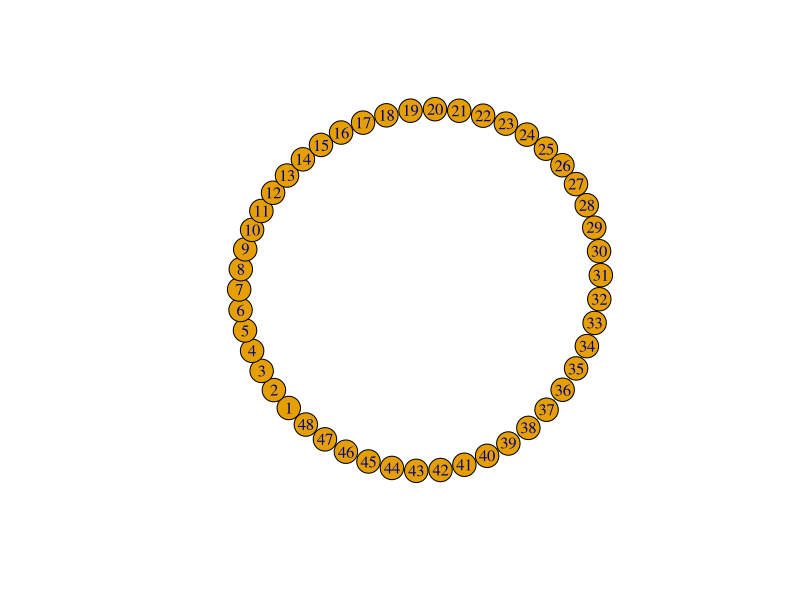
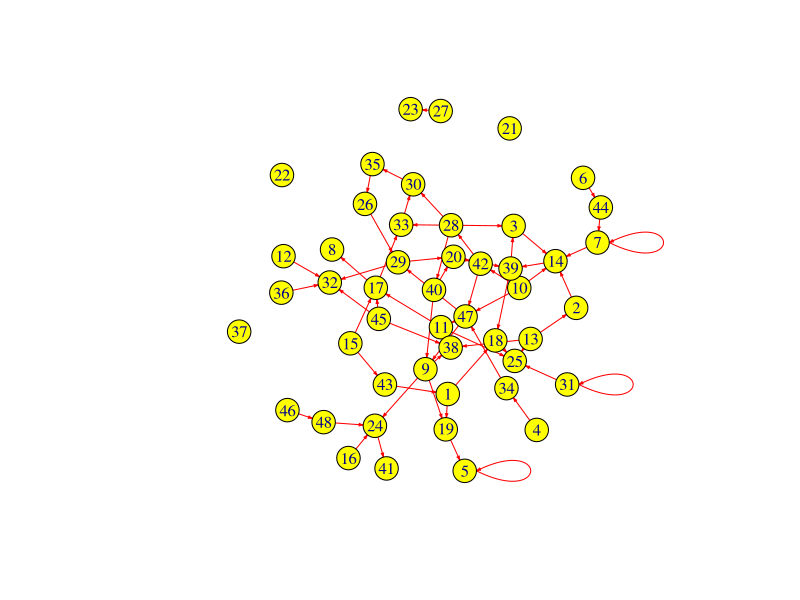
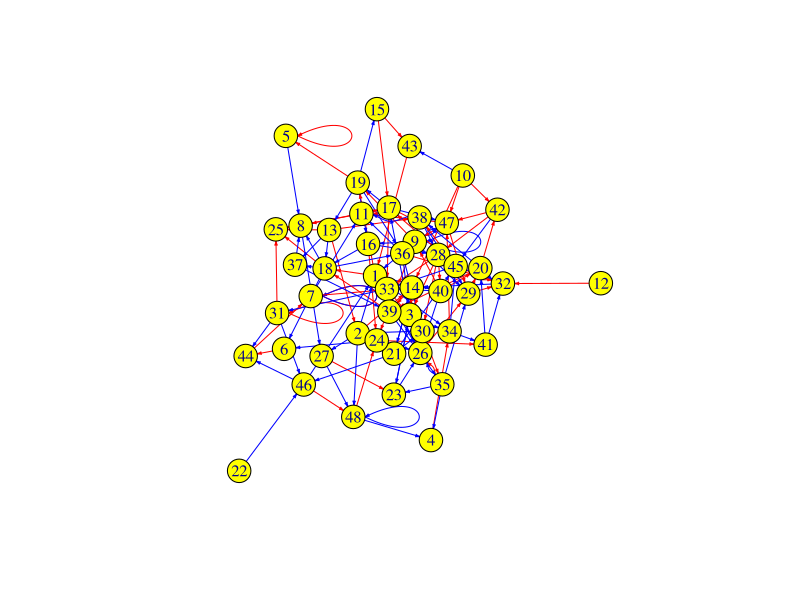
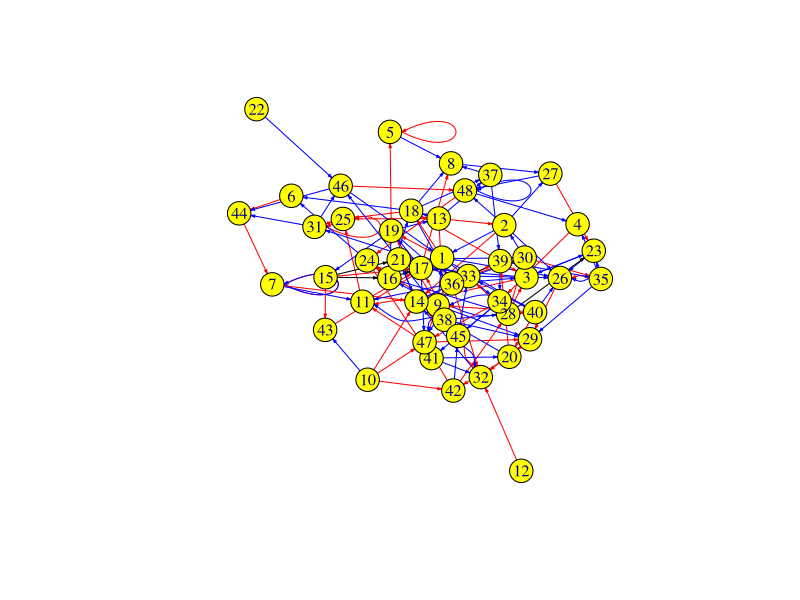
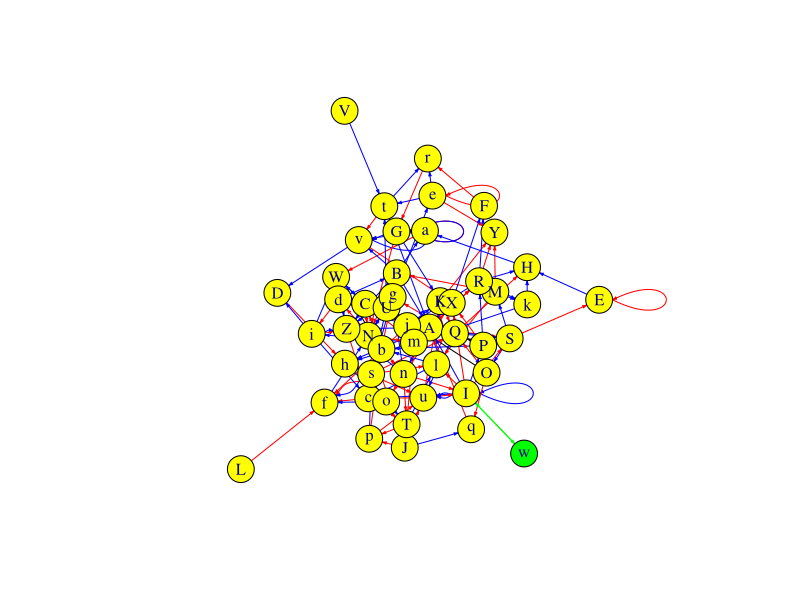
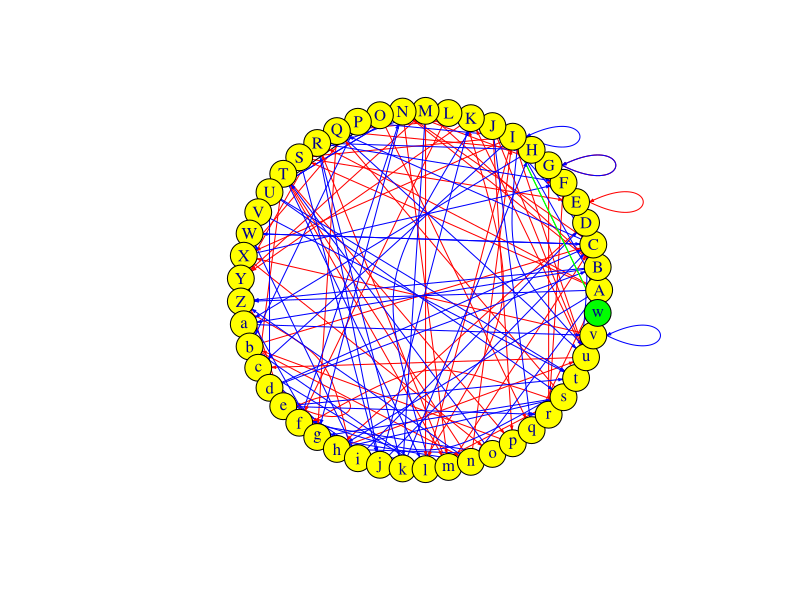
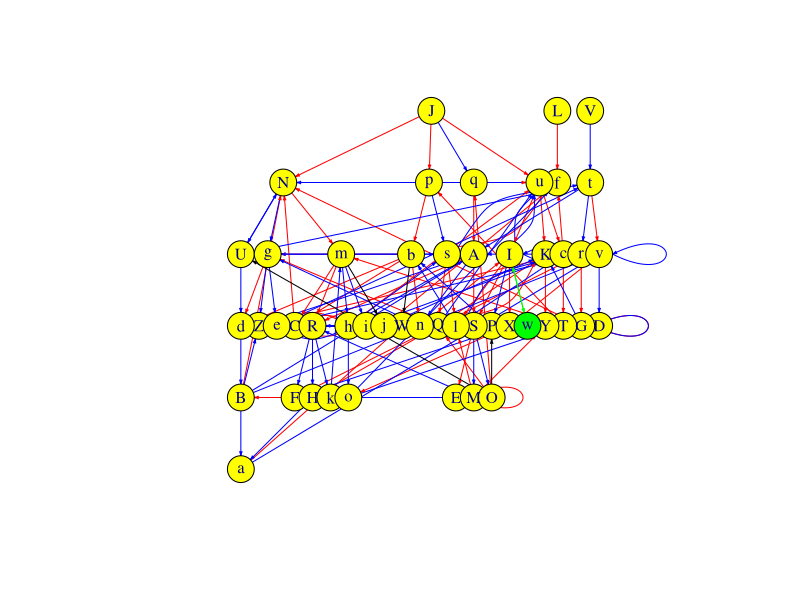
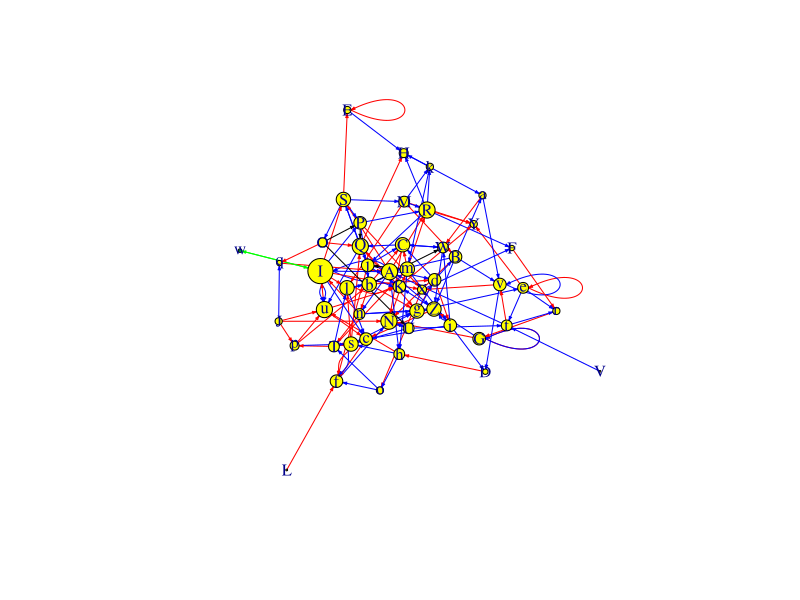

Source code (R) for these figures, in order:
library(igraph)

N<-8

# 1. Создайте кольцевой граф g со случайным числом вершин G_size (от N+10 до (N/10+5)^2+5N). Выведите 
# число ребер и вершин этого графа. Постройте граф, выведите его матрицу смежности.
G_size<-sample((N+10):((N%/%10+5)**2+5*N), 1)
g<-graph.ring(n=G_size)
ecount(g)
vcount(g)
plot(g, edge.arrow.size=.2, vertex.size=13)
g[]

# 2. Создайте граф g1 из пустого графа с числом вершин G_size желтого цвета. Добавьте ему 8N случайных 
# ребер, сформированных из вектора вершин, окрасьте ребра красным цветом, нарисуйте граф и выведите его 
# матрицу смежности. Добавьте графу g1 еще 10N случайных ребер, сформированных из вектора вершин, 
# окрасьте ребра синим цветом, нарисуйте граф и выведите его матрицу смежности.
g1<-graph.empty()+vertices(1:G_size, color='yellow')
g1<-g1+edges(sample(V(g1), 2*8*N, replace=TRUE), color='red')
plot(g1, edge.arrow.size=.2, vertex.size=13)
# g1[]
g1<-g1+edges(sample(V(g1), 2*10*N, replace=TRUE), color='blue')
plot(g1, edge.arrow.size=.2, vertex.size=13)
# g1[]

# 3. Добавьте ребра между вершиной 2N+23 и 2N+20, 2N+12 и N+15, 2N-1 и N+8, 2N и 2N+1, N+7 и N+13, окрасьте 
# их в черный цвет (предварительно проверьте существуют ли такие вершины – функцией %in% либо match, для 
# несуществующих вершин ребра не добавляйте). Нарисуйте граф. Выведите соседей N-й вершины, ребра, 
# инцидентные этой вершине. Соединены ли вершины N+10 и N+12? Выведите матрицу смежности.
v<-c(2*N+23, 2*N+20, 2*N+12, N+15, 2*N-1, N+8, 2*N, 2*N+1, N+7, N+13)
for (i in seq(1, length(v), 2)) {
  if (v[i] %in% V(g1) && v[i+1] %in% V(g1)) {
    g1<-add.edges(g1, c(v[i],v[i+1]), color='black')
  }
}
plot(g1, edge.arrow.size=.2, vertex.size=13)
neighbors(g1, V(g1)[N], mode='out')
incident(g1, V(g1)[N], mode='all')
if ((N+10) %in% V(g1) && (N+12) %in% V(g1)) {
  are.connected(g1, V(g1)[N+10], V(g1)[N+12])
}
# g1[]

# 4. Добавьте еще одну вершину и подключите ее к той, которая имеет наибольшее количество связанных с ней 
# узлов. Присвойте имена всем вершинам (например, буквы в алфавитном порядке – используйте заглавные и, 
# если не хватит, строчные буквы). Выведите матрицу смежности. Выберите вершины, для которых значение 
# связности меньше 5 и больше 2.
x<-length(V(g1))+1
g1<-g1+vertices(x, color='green')
deg<-degree(g1, mode='all')
for (i in which(deg==max(deg))) {
  g1<-g1+edges(c(x,i, i,x), color='green')
}
v<-c(toupper(letters[1:26]), tolower(letters[1:26]))
mn<-min(length(V(g1)), length(v))
g1<-set_vertex_attr(g1, 'name', 1:mn, v[1:mn])
plot(g1, edge.arrow.size=.2, vertex.size1=13)
# g1[]
v<-names(V(g1))
deg<-degree(g1, mode='all')
v[which(deg<5&deg>2)]

# 5. Испробуйте алгоритмы размещения Вашего графа (in_circle, as_tree, lattice). Результаты включить в 
# отчет.
coords<-layout_(g1, in_circle())
plot(g1, layout=coords, edge.arrow.size=.2)
coords<-layout_(g1, as_tree())
plot(g1, layout=coords, edge.arrow.size=.2)

# 6. Выполните измерение диаметра графа g1, выведите список самых коротких путей для каждой вершины и 
# откалибруйте величины вершин согласно их степеней.
diameter(g1)
all_shortest_paths(g1, 1, to=V(g1), mode='all', weights=NULL)
deg<-degree(g1, mode='all')
plot(g1, edge.arrow.size=.2, vertex.size=deg)

g<-graph.lattice(length=100,dim=1,nei=5, circular = TRUE)
plot(g,vertex.size=2,vertex.label=NA,layout=layout.kamada.kawai)


#7.На банкет были приглашены N VIP Персон (ОВП). Были поставлены 2 стола. 
#Столы достаточно большие, чтобы все посетители банкета могли сесть за любой из них. 
#Проблема заключается в том, что некоторые VIP не ладят друг с другом и не могут сидеть за одним столом
#Вас попросили определить, возможно ли всех VIP рассадить за двумя столами. 

#I, J, означающие, что пара I и J не может сидеть за одним столом):
z <-c(5,3,1,2,1,3,4,5)
N <- z[1]
M <- z[2]
edges <- z[-match(c(N, M), z)]
g <- graph(edges, n=N, directed = FALSE)
plot(g)

print(bipartite.mapping(g)$res) # - определим, является ли граф двудольным
V(g)$type <- bipartite.mapping(g)$type # - указали, что это двудольный граф
V(g)$color <- c("red", "green")[V(g)$type + 1]

plot(g, layout=layout.bipartite) 
red <- V(g)[color == "red"]
print(red)
green <- V(g)[color == "green"]
print(green)